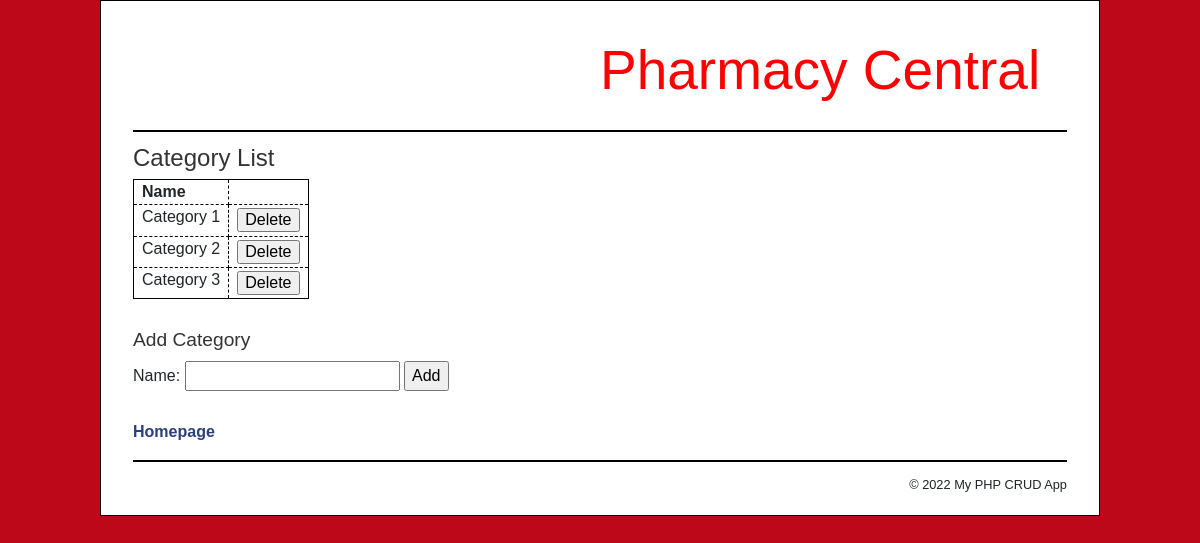
Page /category_list.php on the committed database.
### tables this page shows
CREATE TABLE `categories` 
(
  `categoryID` int(11) NOT NULL,
  `categoryName` varchar(255) NOT NULL
);

### category_list.php (the view, shortened to what this page needs)
<?php
    require_once('database.php');
    $query = 'SELECT * FROM categories
              ORDER BY categoryID';
    $statement = $db->prepare($query);
    $statement->execute();
    $categories = $statement->fetchAll();
?>
<div class="container">
<?php
include('includes/header.php');
?>
    <h1>Category List</h1>
    <table>
        <tr>
            <th>Name</th>
            <th>&nbsp;</th>
        </tr>
        <?php foreach ($categories as $category) : ?>
        <tr>
            <td><?php echo $category['categoryName']; ?></td>
            <td>
                <form action="delete_category.php" method="post"
                      id="delete_product_form">
                    <input type="submit" value="Delete">
                </form>
            </td>
        </tr>
        <?php endforeach; ?>
    </table>
    <br>
    <h2>Add Category</h2>
    <form action="add_category.php" method="post"
          id="add_category_form">
        <label>Name:</label>
        <input type="input" name="name">
        <input id="add_category_button" type="submit" value="Add">
    </form>
    <br>
    <p><a href="index.php">Homepage</a></p>
    <?php
include('includes/footer.php');
?>

### css/mystyle.css (style rules this page uses)
h1 { font-size: 150%; margin: 0; padding: .5em 0 .25em; }
h2 { font-size: 120%; margin: 0; padding: .25em 0 .5em; }
h1, h2 { color: #333; }
body { background-color: #bd0819; }
.container { font-family: Arial, Helvetica, sans-serif; width: 1000px; margin: 0 auto; background-color: white; border: 1px solid black; padding: .5em 2em; }
a { color: #29407c; font-weight: bold; }
table { border: 1px solid black; border-collapse: collapse; }
td, th { border: 1px dashed black; padding: .2em .5em .2em .5em; vertical-align: top; text-align: left; }
form { margin: 0; }

### rows in the picture
categories: categoryName "Category 1"
categories: categoryName "Category 2"
categories: categoryName "Category 3"
